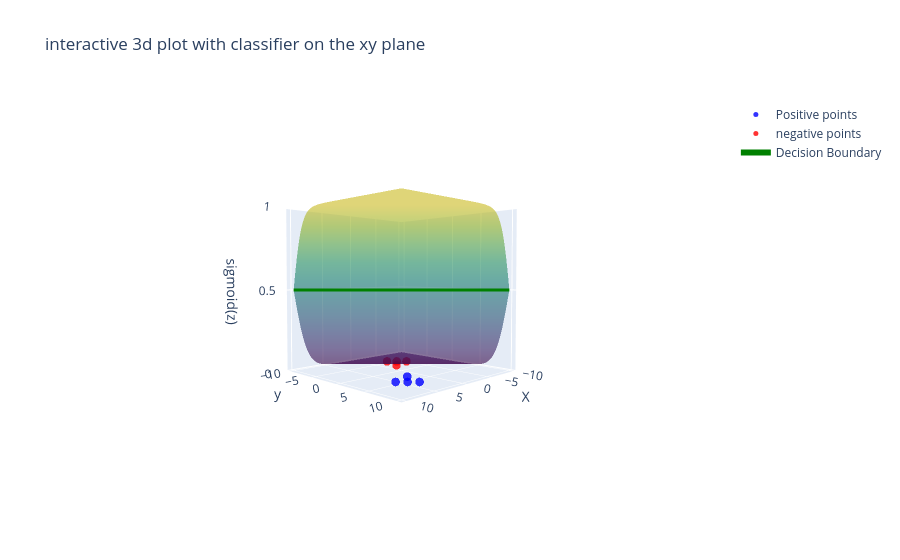

The notebook cell this image was saved under:
### Code cell
import numpy as np
import plotly.graph_objects as go

def sigmoid(z):
    return 1/(1+np.exp(-z))

#define positive and negatie data points 
positive_points=np.array([[2,3],
                         [4,5],
                         [3,6],
                         [5,4]])

negative_points=np.array([[-2,-3],
                         [-4,-5],
                         [-3,-6],
                         [-5,-4]])




# create a grid of 'x' and 'y' values  
x=np.linspace(-10, 10 ,100)
y=np.linspace(-10, 10, 100)
X, Y=np.meshgrid(x,y)

#define weights and bias for the 2d classifier 
w1, w2, b=1, 1, 0   # this can be adjusted if needed

#compute z as a linear combination of 'x' and 'y'
z=w1*X + w2*Y +b

#evaluate the sigmoid function
s= sigmoid(z)

# create trace for the positive ponts on the positive plane        
positive_trace=go.Scatter3d(
    x=positive_points[:,0],
    y=positive_points[:,1],
    z=np.full(positive_points.shape[0], 0),
    mode='markers',
    marker=dict(size=5, color='blue',opacity=0.8),
    name='Positive points'
    ) 

# create trace for the positive points on the negative plane
negative_trace=go.Scatter3d(
x=negative_points[:,0],
y=negative_points[:,1],
z=np.full(negative_points.shape[0], 0),
mode='markers',
marker=dict(size=5, color='red', opacity=0.8),
name='negative points'
)

#create trace for sigmoid surface
sigmoid_surface = go.Surface(
    x=X,
    y=Y,
    z=s,
    opacity=0.6,
    colorscale='Viridis',
    showscale=False,
    name='Sigmoid Surface'
)


#Create trace for classifier boundary
boundary_trace = go.Scatter3d(
    x=boundary_x,
    y=boundary_y,
    z=np.full_like(boundary_x,0.5),
    mode='lines',
    line=dict(color='green',width=6),
    name='Decision Boundary'
)


#create figure object
fig=go.Figure(data=[positive_trace, negative_trace, sigmoid_surface, boundary_trace])

#update layout to rotate the plot
fig.update_layout(scene=dict(
    xaxis_title='X',
    yaxis_title='y',
    zaxis_title='sigmoid(z)',
    zaxis=dict(nticks=4, range=[0,1]),
    camera=dict(up=dict(x=0, y=0,z=1), eye=dict(x=2, y=2,z=0.1))),
     title='interactive 3d plot with classifier on the xy plane')

#show plot
fig.show()

### Figure 1 — Plotly figure (JSON) as saved in the notebook; plotly's stock layout.template omitted (floating-point values rounded to 4 significant figures; data arrays with more than 128 entries replaced by an {"elided": "..."} marker saying what was removed)
{"data": [{"marker": {"color": "blue", "opacity": 0.8, "size": 5}, "mode": "markers", "name": "Positive points", "type": "scatter3d", "x": [2, 4, 3, 5], "y": [3, 5, 6, 4], "z": [0, 0, 0, 0]}, {"marker": {"color": "red", "opacity": 0.8, "size": 5}, "mode": "markers", "name": "negative points", "type": "scatter3d", "x": [-2, -4, -3, -5], "y": [-3, -5, -6, -4], "z": [0, 0, 0, 0]}, {"colorscale": [[0, "#440154"], [0.1111, "#482878"], [0.2222, "#3e4989"], [0.3333, "#31688e"], [0.4444, "#26828e"], [0.5556, "#1f9e89"], [0.6667, "#35b779"], [0.7778, "#6ece58"], [0.8889, "#b5de2b"], [1, "#fde725"]], "name": "Sigmoid Surface", "opacity": 0.6, "showscale": false, "type": "surface", "x": {"elided": "100x100 float values"}, "y": {"elided": "100x100 float values"}, "z": {"elided": "100x100 float values"}}, {"line": {"color": "green", "width": 6}, "mode": "lines", "name": "Decision Boundary", "type": "scatter3d", "x": [-10.0, -9.798, -9.596, -9.394, -9.192, -8.99, -8.788, -8.586, -8.384, -8.182, -7.98, -7.778, -7.576, -7.374, -7.172, -6.97, -6.768, -6.566, -6.364, -6.162, -5.96, -5.758, -5.556, -5.354, -5.152, -4.949, -4.747, -4.545, -4.343, -4.141, -3.939, -3.737, -3.535, -3.333, -3.131, -2.929, -2.727, -2.525, -2.323, -2.121, -1.919, -1.717, -1.515, -1.313, -1.111, -0.9091, -0.7071, -0.5051, -0.303, -0.101, 0.101, 0.303, 0.5051, 0.7071, 0.9091, 1.111, 1.313, 1.515, 1.717, 1.919, 2.121, 2.323, 2.525, 2.727, 2.929, 3.131, 3.333, 3.535, 3.737, 3.939, 4.141, 4.343, 4.545, 4.747, 4.949, 5.152, 5.354, 5.556, 5.758, 5.96, 6.162, 6.364, 6.566, 6.768, 6.97, 7.172, 7.374, 7.576, 7.778, 7.98, 8.182, 8.384, 8.586, 8.788, 8.99, 9.192, 9.394, 9.596, 9.798, 10.0], "y": [10.0, 9.798, 9.596, 9.394, 9.192, 8.99, 8.788, 8.586, 8.384, 8.182, 7.98, 7.778, 7.576, 7.374, 7.172, 6.97, 6.768, 6.566, 6.364, 6.162, 5.96, 5.758, 5.556, 5.354, 5.152, 4.949, 4.747, 4.545, 4.343, 4.141, 3.939, 3.737, 3.535, 3.333, 3.131, 2.929, 2.727, 2.525, 2.323, 2.121, 1.919, 1.717, 1.515, 1.313, 1.111, 0.9091, 0.7071, 0.5051, 0.303, 0.101, -0.101, -0.303, -0.5051, -0.7071, -0.9091, -1.111, -1.313, -1.515, -1.717, -1.919, -2.121, -2.323, -2.525, -2.727, -2.929, -3.131, -3.333, -3.535, -3.737, -3.939, -4.141, -4.343, -4.545, -4.747, -4.949, -5.152, -5.354, -5.556, -5.758, -5.96, -6.162, -6.364, -6.566, -6.768, -6.97, -7.172, -7.374, -7.576, -7.778, -7.98, -8.182, -8.384, -8.586, -8.788, -8.99, -9.192, -9.394, -9.596, -9.798, -10.0], "z": [0.5, 0.5, 0.5, 0.5, 0.5, 0.5, 0.5, 0.5, 0.5, 0.5, 0.5, 0.5, 0.5, 0.5, 0.5, 0.5, 0.5, 0.5, 0.5, 0.5, 0.5, 0.5, 0.5, 0.5, 0.5, 0.5, 0.5, 0.5, 0.5, 0.5, 0.5, 0.5, 0.5, 0.5, 0.5, 0.5, 0.5, 0.5, 0.5, 0.5, 0.5, 0.5, 0.5, 0.5, 0.5, 0.5, 0.5, 0.5, 0.5, 0.5, 0.5, 0.5, 0.5, 0.5, 0.5, 0.5, 0.5, 0.5, 0.5, 0.5, 0.5, 0.5, 0.5, 0.5, 0.5, 0.5, 0.5, 0.5, 0.5, 0.5, 0.5, 0.5, 0.5, 0.5, 0.5, 0.5, 0.5, 0.5, 0.5, 0.5, 0.5, 0.5, 0.5, 0.5, 0.5, 0.5, 0.5, 0.5, 0.5, 0.5, 0.5, 0.5, 0.5, 0.5, 0.5, 0.5, 0.5, 0.5, 0.5, 0.5]}], "layout": {"scene": {"camera": {"eye": {"x": 2, "y": 2, "z": 0.1}, "up": {"x": 0, "y": 0, "z": 1}}, "xaxis": {"title": {"text": "X"}}, "yaxis": {"title": {"text": "y"}}, "zaxis": {"nticks": 4, "range": [0, 1], "title": {"text": "sigmoid(z)"}}}, "title": {"text": "interactive 3d plot with classifier on the xy plane"}}}
